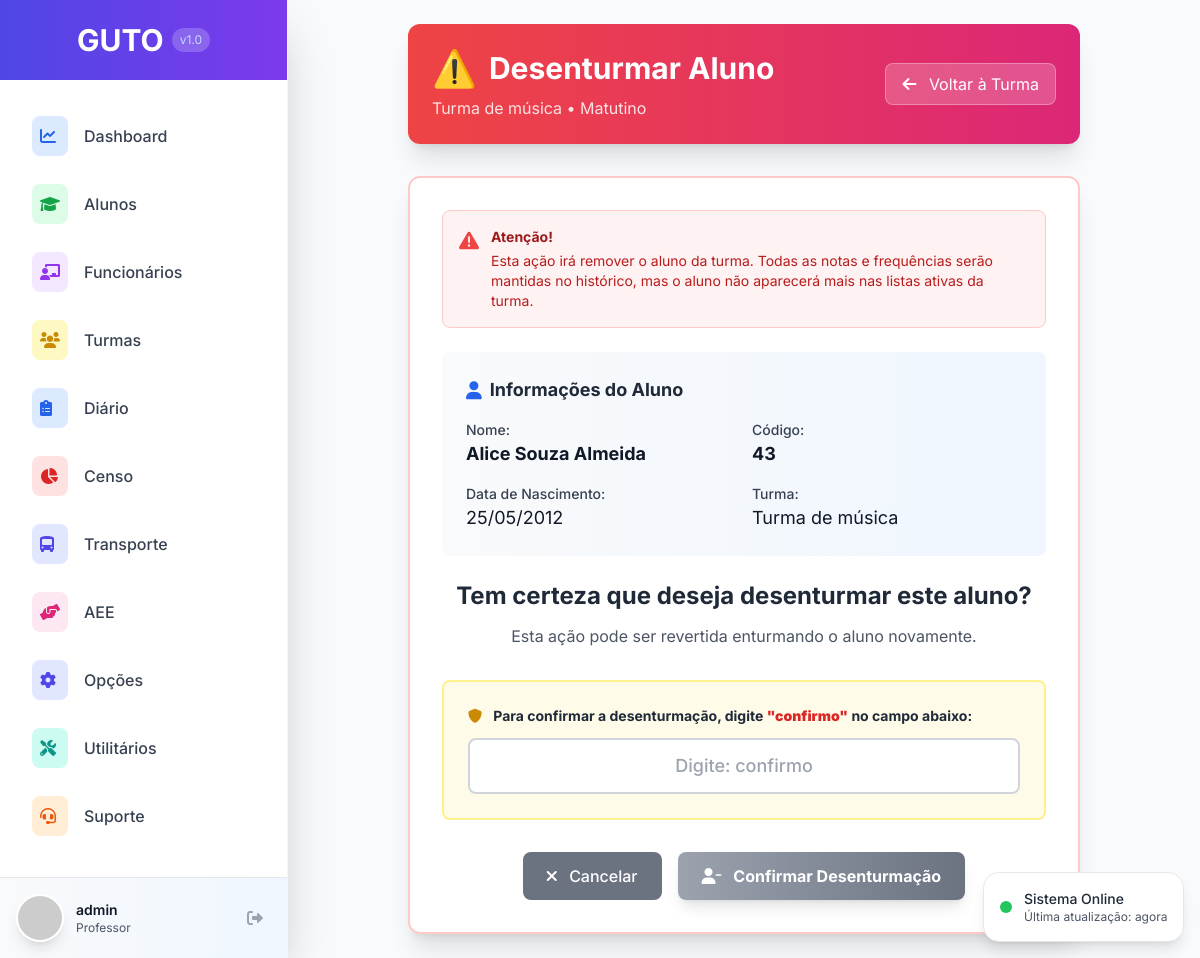
The app's page /turmas/turmas/5/desenturmar/43/ (signed in), older data.
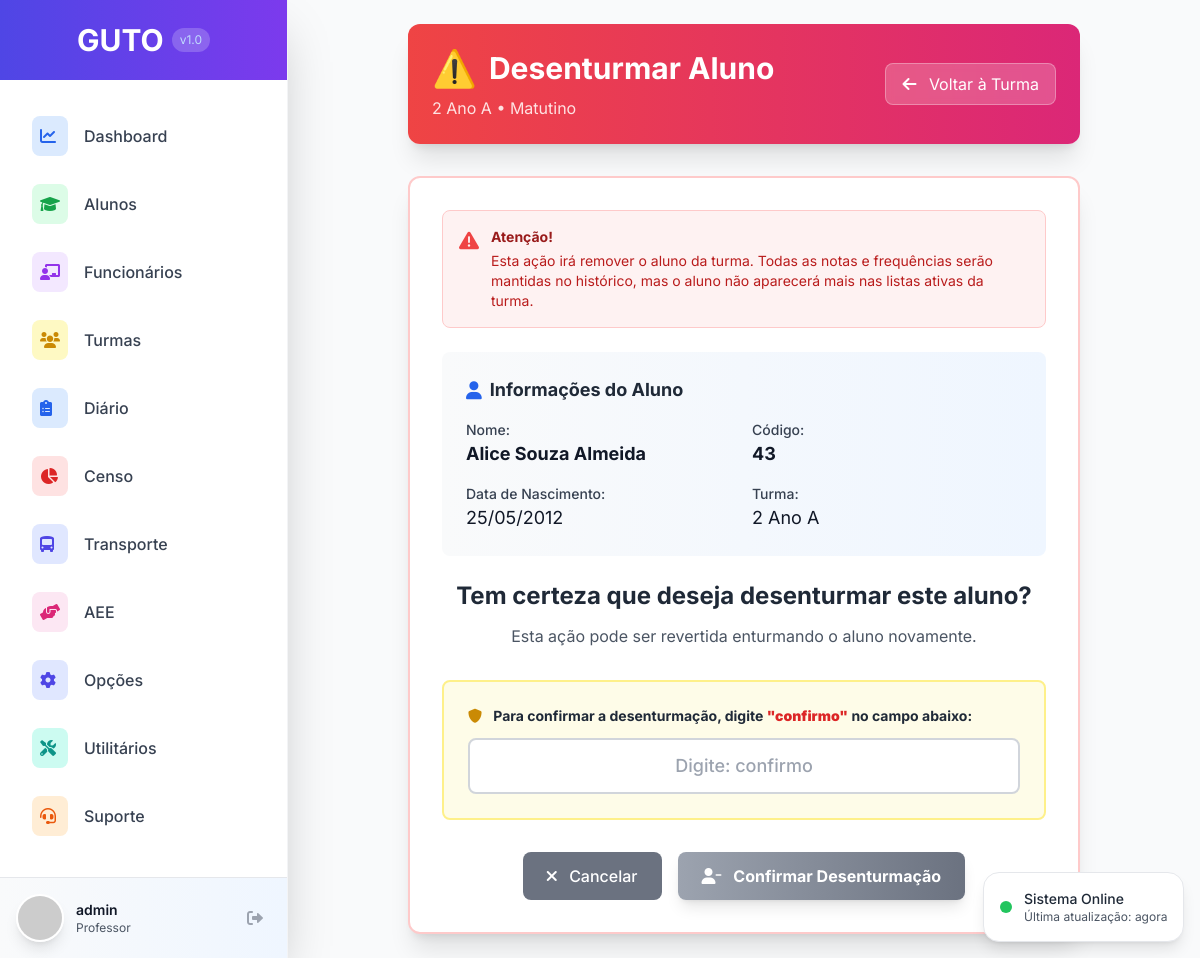
The same page, newer data.
### avaliacao/models.py (models this page shows, shortened)
class Turma(models.Model):
    TIPO_ENSINO_CHOICES = [
        ('EDUCACAO_INFANTIL', 'Educação Infantil'),
        ('ENSINO_FUNDAMENTAL_I', 'Ensino Fundamental I'),
        ('ENSINO_FUNDAMENTAL_II', 'Ensino Fundamental II'),
        ('ENSINO_MEDIO', 'Ensino Médio'),
    ]
    ANO_SERIE_CHOICES = [
        ('BERÇARIO', 'Berçário'),
        ('MATERNAL_I', 'Maternal I'),
        ('MATERNAL_II', 'Maternal II'),
        ('PRE_I', 'Pré I'),
        ('PRE_II', 'Pré II'),
        ('1_ANO', '1º Ano'),
        ('2_ANO', '2º Ano'),
        ('3_ANO', '3º Ano'),
        ('4_ANO', '4º Ano'),
        ('5_ANO', '5º Ano'),
        ('6_ANO', '6º Ano'),
        ('7_ANO', '7º Ano'),
        ('8_ANO', '8º Ano'),
        ('9_ANO', '9º Ano'),
        ('1_ANO_EM', '1º Ano'),
        ('2_ANO_EM', '2º Ano'),
        ('3_ANO_EM', '3º Ano'),
    ]
    TURNO_CHOICES = [
        ('MATUTINO', 'Matutino'),
        ('VESPERTINO', 'Vespertino'),
        ('NOTURNO', 'Noturno'),
        ('INTEGRAL', 'Integral'),
    ]
    nome = models.CharField(max_length=255, verbose_name="Nome da Turma")
    periodo_letivo = models.CharField(max_length=4, default=str(date.today().year), verbose_name="Período Letivo")
    tipo_ensino = models.CharField(max_length=50, choices=TIPO_ENSINO_CHOICES, verbose_name="Tipo de Ensino")
    ano_serie = models.CharField(max_length=50, choices=ANO_SERIE_CHOICES, verbose_name="Ano/Série")
    turno = models.CharField(max_length=20, choices=TURNO_CHOICES, verbose_name="Turno")
    diario_fechado = models.BooleanField(default=False, verbose_name="Diário Fechado")
    vagas_total = models.IntegerField(default=30, verbose_name="Total de Vagas")
    data_criacao = models.DateTimeField(auto_now_add=True, verbose_name="Data de Criação", null=True, blank=True)
    usuario_criacao = models.ForeignKey(User, on_delete=models.PROTECT, verbose_name="Criado por", null=True, blank=True)
    class Meta:
        verbose_name = "Turma"
        verbose_name_plural = "Turmas"
        unique_together = ['nome', 'periodo_letivo']
        ordering = ['periodo_letivo', 'ano_serie', 'nome']

### avaliacao/views.py (the view, shortened to what this page needs)
# urls.py: path('turmas/<int:pk>/desenturmar/<int:aluno_id>/', views.desenturmar_aluno, name='desenturmar_aluno'),
@login_required
def desenturmar_aluno(request, pk, aluno_id):
    turma = get_object_or_404(Turma, pk=pk)
    aluno = get_object_or_404(Aluno, pk=aluno_id)
    context = {
        'turma': turma,
        'aluno': aluno,
    }
    return render(request, 'avaliacao/desenturmar_aluno.html', context)

### templates/avaliacao/desenturmar_aluno.html (shortened to what the changed rows need)
{% extends 'base.html' %}
{% block content %}
<div class="max-w-2xl mx-auto">
    <div class="mb-8">
        <div class="bg-gradient-to-r from-red-500 to-pink-600 rounded-xl p-6 text-white shadow-xl">
            <div class="flex items-center justify-between">
                <div>
                    <h1 class="text-3xl font-bold flex items-center">
                        <span class="text-4xl mr-3">⚠️</span>
                        Desenturmar Aluno
                    </h1>
                    <p class="mt-2 text-red-100">{{ turma.nome }} • {{ turma.get_turno_display }}</p>
                </div>
            </div>
        </div>
    </div>
    <div class="bg-white rounded-xl shadow-xl border-2 border-red-200">
        <div class="p-8">
            <div class="bg-gradient-to-r from-gray-50 to-blue-50 rounded-lg p-6 mb-6">
                <div class="grid grid-cols-1 md:grid-cols-2 gap-4">
                    <div>
                        <label class="block text-sm font-medium text-gray-700">Turma:</label>
                        <p class="text-lg text-gray-900">{{ turma.nome }}</p>
                    </div>
                </div>
            </div>
            <div class="text-center mb-8">
                <h2 class="text-2xl font-bold text-gray-800 mb-3">
                    Tem certeza que deseja desenturmar este aluno?
                </h2>
            </div>
        </div>
    </div>
</div>
{% endblock %}

Row changes from the older to the newer data that the page shows:
changed Turma "Matutino": nome "Turma de música" → "2 Ano A"
